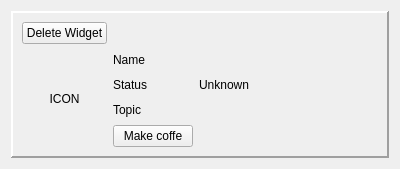
<?xml version="1.0" encoding="UTF-8"?>
<ui version="4.0">
 <class>CoffeWidget</class>
 <widget class="QWidget" name="CoffeWidget">
  <property name="geometry">
   <rect>
    <x>0</x>
    <y>0</y>
    <width>400</width>
    <height>169</height>
   </rect>
  </property>
  <property name="windowTitle">
   <string>Form</string>
  </property>
  <layout class="QGridLayout" name="gridLayout_3">
   <item row="0" column="0">
    <widget class="QFrame" name="frame">
     <property name="frameShape">
      <enum>QFrame::Panel</enum>
     </property>
     <property name="frameShadow">
      <enum>QFrame::Raised</enum>
     </property>
     <property name="lineWidth">
      <number>2</number>
     </property>
     <property name="midLineWidth">
      <number>0</number>
     </property>
     <layout class="QGridLayout" name="gridLayout_4" columnstretch="0">
      <item row="0" column="0">
       <layout class="QGridLayout" name="gridLayout_2" columnstretch="3,10">
        <item row="1" column="1">
         <layout class="QGridLayout" name="gridLayout">
          <item row="2" column="0">
           <widget class="QLabel" name="status_label">
            <property name="text">
             <string>Status</string>
            </property>
           </widget>
          </item>
          <item row="4" column="1">
           <widget class="QLabel" name="topic_text">
            <property name="text">
             <string/>
            </property>
           </widget>
          </item>
          <item row="1" column="0">
           <widget class="QLabel" name="name_label">
            <property name="text">
             <string>Name</string>
            </property>
           </widget>
          </item>
          <item row="4" column="0">
           <widget class="QLabel" name="topic_label">
            <property name="text">
             <string>Topic</string>
            </property>
           </widget>
          </item>
          <item row="2" column="1">
           <widget class="QLabel" name="status_text">
            <property name="text">
             <string>Unknown</string>
            </property>
           </widget>
          </item>
          <item row="1" column="1">
           <widget class="QLabel" name="name_text">
            <property name="text">
             <string/>
            </property>
           </widget>
          </item>
          <item row="5" column="0">
           <widget class="QPushButton" name="set_btn">
            <property name="text">
             <string>Make coffe</string>
            </property>
           </widget>
          </item>
          <item row="5" column="1">
           <spacer name="horizontalSpacer">
            <property name="orientation">
             <enum>Qt::Horizontal</enum>
            </property>
            <property name="sizeHint" stdset="0">
             <size>
              <width>40</width>
              <height>20</height>
             </size>
            </property>
           </spacer>
          </item>
         </layout>
        </item>
        <item row="1" column="0">
         <widget class="QLabel" name="icon_label">
          <property name="text">
           <string>ICON</string>
          </property>
          <property name="alignment">
           <set>Qt::AlignCenter</set>
          </property>
         </widget>
        </item>
        <item row="0" column="0">
         <widget class="QPushButton" name="delete_btn">
          <property name="text">
           <string>Delete Widget</string>
          </property>
         </widget>
        </item>
       </layout>
      </item>
     </layout>
    </widget>
   </item>
  </layout>
 </widget>
 <resources/>
 <connections/>
</ui>
